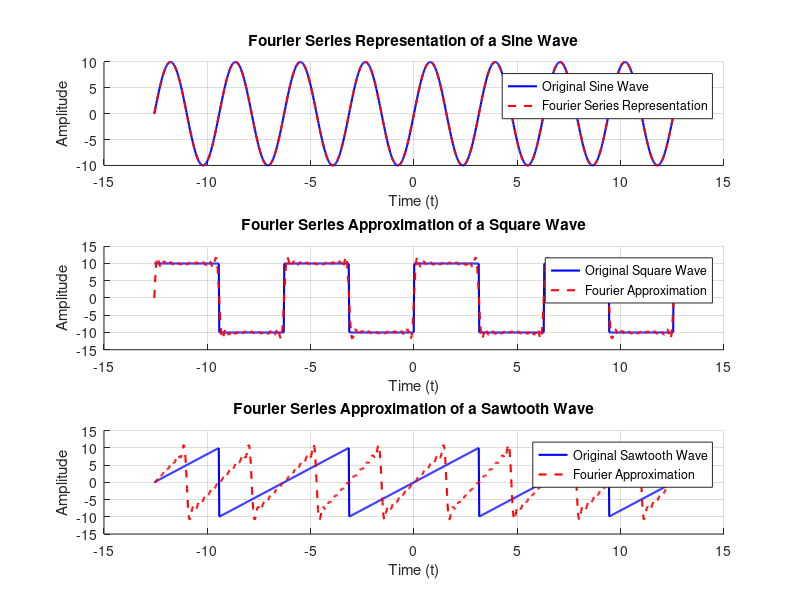

Recreate this plot in MATLAB.
% MATLAB code to represent and approximate Fourier series for a sine wave,
% a square wave, and a sawtooth wave in a single figure with subplots.

% Clear environment and close figures
clc;            % Clear command window
clear all;      % Clear all variables from workspace
close all;      % Close all figures

% Define Parameters for all signals
A = 10;                  % Amplitude of the waves
T_sine = pi;             % Period of the sine wave
T_square = 2*pi;         % Period of the square wave
T_sawtooth = pi;         % Period of the sawtooth wave
N = 10;                  % Number of harmonics to include in Fourier approximation
t = linspace(-2*T_square, 2*T_square, 1000);  % Time vector from -2T to 2T

% Plot 1: Fourier Series Representation of a Sine Wave
f_sine_original = A * sin(2 * t);   % Original sine wave f(t) = 10 * sin(2t)

% Since this is already a sine wave of frequency 2, its Fourier series
% representation is exactly the same as the original sine wave.
f_sine_approx = f_sine_original;

% Plot the Sine Wave and its Fourier Series Approximation
figure;
subplot(3, 1, 1);        % Create first subplot (3 rows, 1 column, position 1)
hold on;
plot(t, f_sine_original, 'b', 'LineWidth', 1.5);  % Plot original sine wave in blue
plot(t, f_sine_approx, 'r--', 'LineWidth', 1.5);  % Plot Fourier series approximation in red dashed line
title('Fourier Series Representation of a Sine Wave');
xlabel('Time (t)');
ylabel('Amplitude');
legend('Original Sine Wave', 'Fourier Series Representation');
grid on;
hold off;

% Plot 2: Fourier Series Approximation of a Square Wave
f_square_original = A * square(2 * pi * t / T_square);  % Original square wave definition

% Fourier Series Approximation for the square wave
f_square_approx = zeros(size(t));  % Initialize the approximation
for n = 1:2:(2*N - 1)
    bn = (40 / (n * pi));           % Coefficient for odd harmonics
    f_square_approx = f_square_approx + bn * sin(n * (2 * pi / T_square) * t);  % Summing odd harmonics
end

% Plot the Square Wave and its Fourier Series Approximation
subplot(3, 1, 2);        % Create second subplot (3 rows, 1 column, position 2)
hold on;
plot(t, f_square_original, 'b', 'LineWidth', 1.5);  % Plot original square wave in blue
plot(t, f_square_approx, 'r--', 'LineWidth', 1.5);  % Plot Fourier series approximation in red dashed line
title('Fourier Series Approximation of a Square Wave');
xlabel('Time (t)');
ylabel('Amplitude');
legend('Original Square Wave', 'Fourier Approximation');
grid on;
hold off;

% Plot 3: Fourier Series Approximation of a Sawtooth Wave
% Original Sawtooth Wave Definition
f_sawtooth_original = mod(t + T_sawtooth, 2 * T_sawtooth) * (A / T_sawtooth) - A;  % Adjusted for periodic repetition

% Fourier Series Approximation for the sawtooth wave
f_sawtooth_approx = zeros(size(t));  % Initialize the approximation
for n = 1:N
    bn = (20 * (-1)^(n + 1)) / (n * pi);  % Coefficient calculation for the sawtooth wave
    f_sawtooth_approx = f_sawtooth_approx + bn * sin(2 * n * t);  % Summing harmonics
end

% Plot the Sawtooth Wave and its Fourier Series Approximation
subplot(3, 1, 3);        % Create third subplot (3 rows, 1 column, position 3)
hold on;
plot(t, f_sawtooth_original, 'b', 'LineWidth', 1.5);  % Plot original sawtooth wave in blue
plot(t, f_sawtooth_approx, 'r--', 'LineWidth', 1.5);  % Plot Fourier series approximation in red dashed line
title('Fourier Series Approximation of a Sawtooth Wave');
xlabel('Time (t)');
ylabel('Amplitude');
legend('Original Sawtooth Wave', 'Fourier Approximation');
grid on;
hold off;

% Explanation of each subplot:
% 1. First subplot represents the original sine wave and its Fourier series approximation.
%    The approximation is identical to the original signal, as sine waves already represent their own Fourier series.
%
% 2. Second subplot shows the original square wave along with its Fourier series approximation using odd harmonics.
%    As more harmonics are added, the approximation becomes closer to the ideal square wave.
%
% 3. Third subplot shows the original sawtooth wave along with its Fourier series approximation.
%    The more harmonics are included, the better the Fourier series represents the sawtooth waveform.
